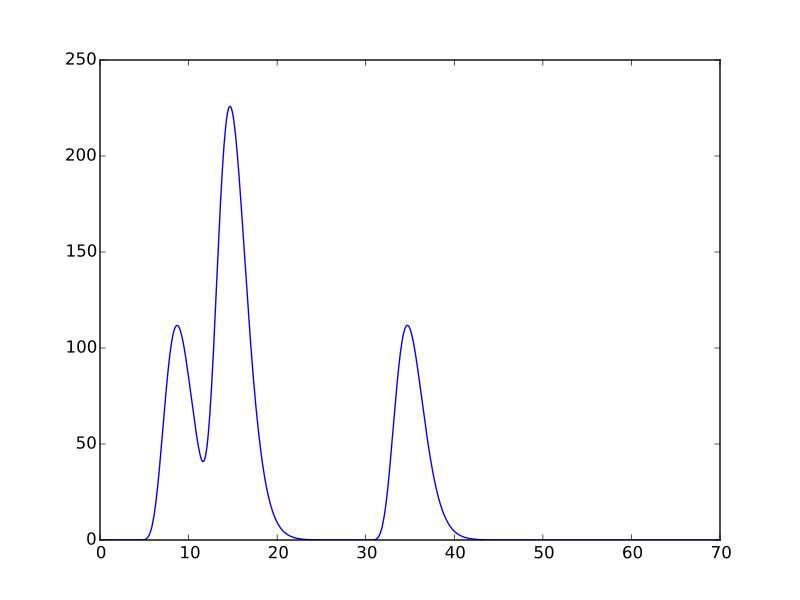

The Python source for this figure:
# The output is N + M - 1 long
n_output = n_time_points_3 + n_hrf_points - 1
output = np.zeros(n_output)
for i in range(n_time_points_3):
    neural_value = neural_signal_3[i]
    scaled_irf = neural_value * hrf_signal
    output[i:i+n_hrf_points] = output[i:i+n_hrf_points] + scaled_irf
corresponding_times = np.arange(n_output) * 0.1
plt.plot(corresponding_times, output)
